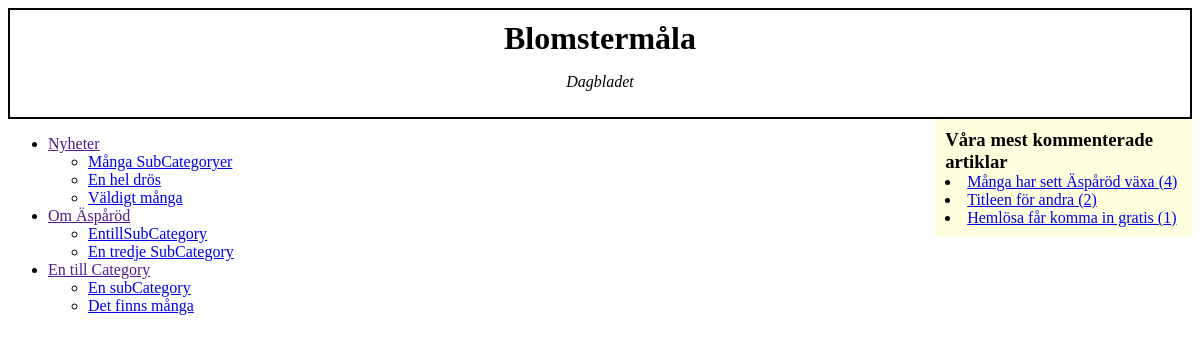
/index.php?cat=2, run on the app's committed database.
### tables this page shows
create table Sub_Category
(SubCategoryID     int NOT NULL,
 SubCategoryname	varchar(50),
 CategoryID			int NOT NULL,
 primary key (SubCategoryID),
 foreign key (CategoryID) references Category(CategoryID));

create table Category
(CategoryID     int NOT NULL,
 Categoryname	varchar(50),
 primary key (CategoryID));

create table Article
(Title			varchar(100),
 Preamble     		varchar(200),
 Content     		text,
 Date			date,
 ArticleID		int NOT NULL,
 SubCategoryID	int NOT NULL,
 primary key (ArticleID),
 foreign key (SubCategoryID) references Sub_Category(SubCategoryID));

### index.php (the view, shortened to what this page needs)
<?php
  include('db.php');
?>
<!DOCTYPE html>
<html>
  <head>
    <link type="text/css" rel="stylesheet" href="blad.css" />
  </head>
	<body>
	<div id="toplogo">
		<h1>Blomstermåla</h1>
		<p>Dagbladet</p>
	</div>
	<div id="lnav">
	<?php
    $sql = "select Categoryname, SubCategoryname, SubCategoryID from Category inner join Sub_Category on Sub_Category.CategoryID=Category.CategoryID order by Category.CategoryID";
    $result = mysqli_query($link, $sql);
$owner = "";
echo("<ul>\n");
while ($row = mysqli_fetch_array($result))
{
	if (($row[0]!=$owner) && ($owner!="")){
			echo("\t</ul>\n</li>\n");
		}
	if ($row[0]!=$owner){
		echo('<li><a href="">'.$row[0]."</a>\n\t<ul>\n");
		$owner=$row[0];
	}
	echo('<li><a href="index.php?cat='.$row[2].'">'.$row[1].'</a></li>');
}
echo("\t</ul>\n</li>\n");
echo("</ul>\n");
?>
	</div>
	<div id="rightsplash">
		<h3>Våra mest kommenterade artiklar</h3>
		<?php
$sql = "select Article.ArticleID, Article.Date, Article.Title, count(Comment.ArticleID) as NumberOfComments from Comment left join Article on Comment.ArticleID=Article.ArticleID group by Title order by NumberOfComments desc limit 3";
$result = mysqli_query($link, $sql);
while ($row = mysqli_fetch_array($result))
{
	echo('<li><a href="webbArticle.php?ArtID='.$row[0].'">'.$row[2].' ('.$row[3].')</a></li>');
}
?>
	</div>
	</body>
</html>

### blad.css (style rules this page uses)
h1, h2, h3, h4 { margin: 0px; }
#toplogo { border: solid black 2px; padding: 10px; text-align: center; }
#toplogo p { font-style: italic; }
#lnav { float: left; width: 20%; }
#rightsplash { float: right; width: 20%; padding: 10px; background-color: #FFD; margin-left: 10px; margin-bottom: 10px; }

### data on the page
sub_category: CategoryID.Categoryname "Nyheter", SubCategoryname "Många SubCategoryer"
sub_category: SubCategoryname "En hel drös"
sub_category: SubCategoryname "Väldigt många"
sub_category: CategoryID.Categoryname "Om Äspåröd", SubCategoryname "EntillSubCategory"
sub_category: SubCategoryname "En tredje SubCategory"
sub_category: CategoryID.Categoryname "En till Category", SubCategoryname "En subCategory"
sub_category: SubCategoryname "Det finns många"
article: Title "Många har sett Äspåröd växa", row "4"
article: Title "Titleen för andra", row "2"
article: Title "Hemlösa får komma in gratis", row "1"
